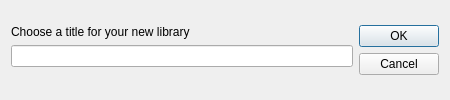
<?xml version="1.0" encoding="UTF-8"?>
<ui version="4.0">
 <class>Dialog</class>
 <widget class="QDialog" name="Dialog">
  <property name="geometry">
   <rect>
    <x>0</x>
    <y>0</y>
    <width>450</width>
    <height>100</height>
   </rect>
  </property>
  <property name="sizePolicy">
   <sizepolicy hsizetype="Preferred" vsizetype="Maximum">
    <horstretch>0</horstretch>
    <verstretch>0</verstretch>
   </sizepolicy>
  </property>
  <property name="windowTitle">
   <string>Creating a library</string>
  </property>
  <layout class="QGridLayout" name="gridLayout">
   <item row="0" column="0">
    <layout class="QFormLayout" name="libraryFormLayout">
     <property name="sizeConstraint">
      <enum>QLayout::SetMinAndMaxSize</enum>
     </property>
     <property name="fieldGrowthPolicy">
      <enum>QFormLayout::ExpandingFieldsGrow</enum>
     </property>
     <property name="labelAlignment">
      <set>Qt::AlignLeading|Qt::AlignLeft|Qt::AlignTop</set>
     </property>
     <property name="formAlignment">
      <set>Qt::AlignLeading|Qt::AlignLeft|Qt::AlignTop</set>
     </property>
     <item row="1" column="0" colspan="2">
      <widget class="QLineEdit" name="libraryTitleLineEdit">
       <property name="sizePolicy">
        <sizepolicy hsizetype="Preferred" vsizetype="Maximum">
         <horstretch>0</horstretch>
         <verstretch>0</verstretch>
        </sizepolicy>
       </property>
       <property name="minimumSize">
        <size>
         <width>200</width>
         <height>0</height>
        </size>
       </property>
       <property name="maximumSize">
        <size>
         <width>16777215</width>
         <height>16777215</height>
        </size>
       </property>
      </widget>
     </item>
     <item row="0" column="0" colspan="2">
      <widget class="QLabel" name="libraryTitleLabel">
       <property name="sizePolicy">
        <sizepolicy hsizetype="Preferred" vsizetype="Maximum">
         <horstretch>0</horstretch>
         <verstretch>0</verstretch>
        </sizepolicy>
       </property>
       <property name="text">
        <string>Choose a title for your new library</string>
       </property>
      </widget>
     </item>
    </layout>
   </item>
   <item row="0" column="1">
    <widget class="QDialogButtonBox" name="libraryFormButtonBox">
     <property name="sizePolicy">
      <sizepolicy hsizetype="Fixed" vsizetype="Maximum">
       <horstretch>0</horstretch>
       <verstretch>0</verstretch>
      </sizepolicy>
     </property>
     <property name="orientation">
      <enum>Qt::Vertical</enum>
     </property>
     <property name="standardButtons">
      <set>QDialogButtonBox::Cancel|QDialogButtonBox::Ok</set>
     </property>
    </widget>
   </item>
  </layout>
 </widget>
 <resources/>
 <connections>
  <connection>
   <sender>libraryFormButtonBox</sender>
   <signal>accepted()</signal>
   <receiver>Dialog</receiver>
   <slot>accept()</slot>
   <hints>
    <hint type="sourcelabel">
     <x>248</x>
     <y>254</y>
    </hint>
    <hint type="destinationlabel">
     <x>157</x>
     <y>274</y>
    </hint>
   </hints>
  </connection>
  <connection>
   <sender>libraryFormButtonBox</sender>
   <signal>rejected()</signal>
   <receiver>Dialog</receiver>
   <slot>reject()</slot>
   <hints>
    <hint type="sourcelabel">
     <x>316</x>
     <y>260</y>
    </hint>
    <hint type="destinationlabel">
     <x>286</x>
     <y>274</y>
    </hint>
   </hints>
  </connection>
 </connections>
</ui>
